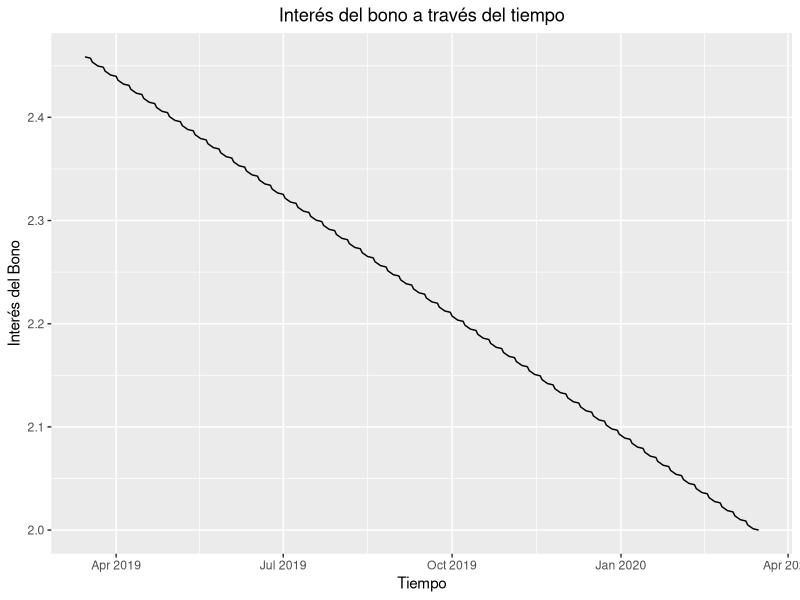
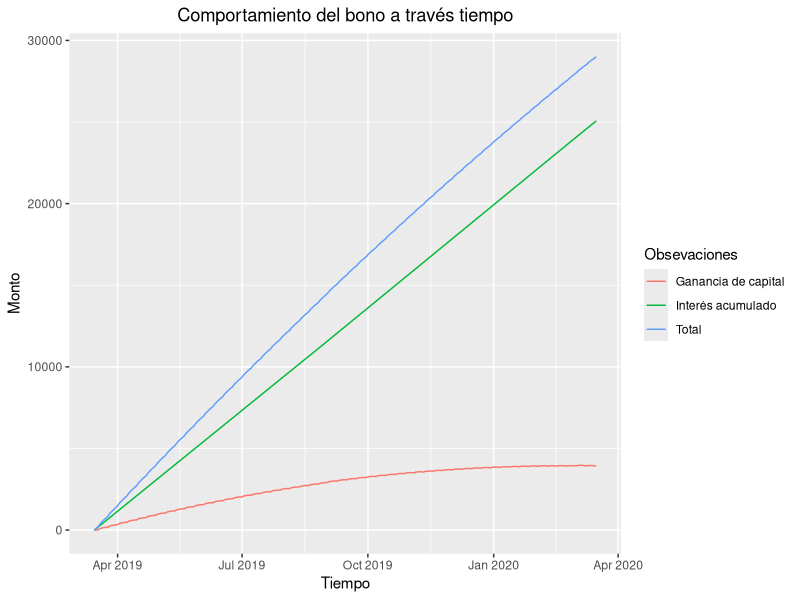
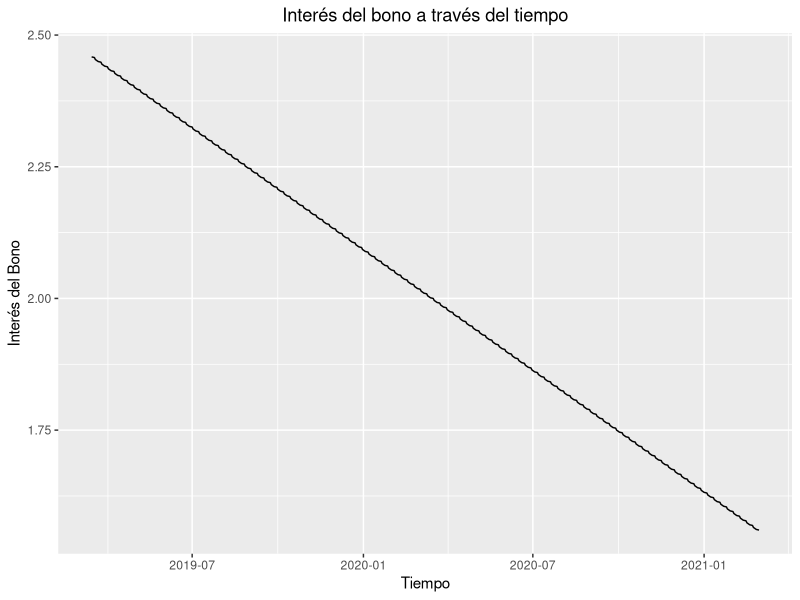
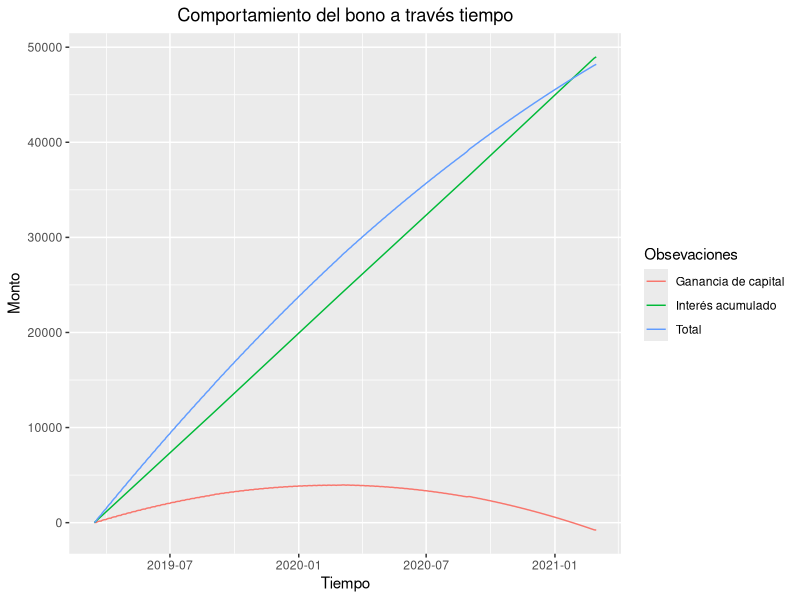
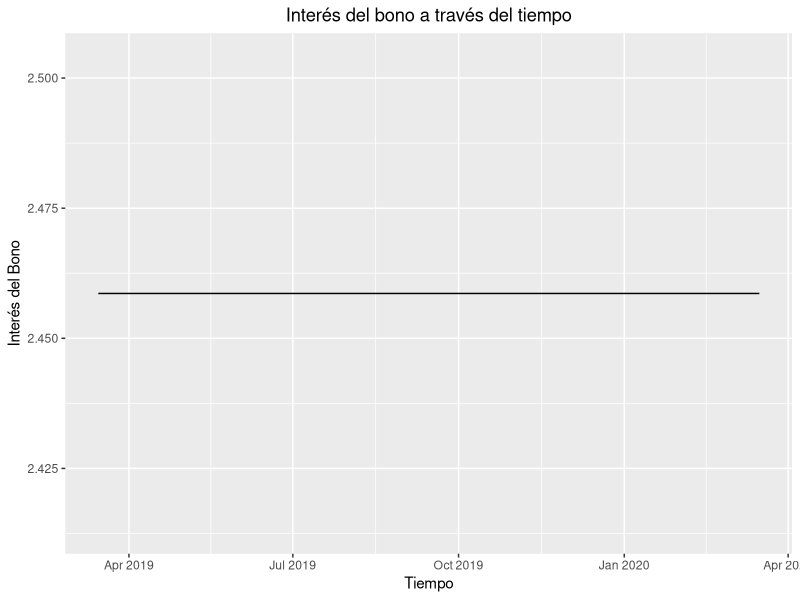
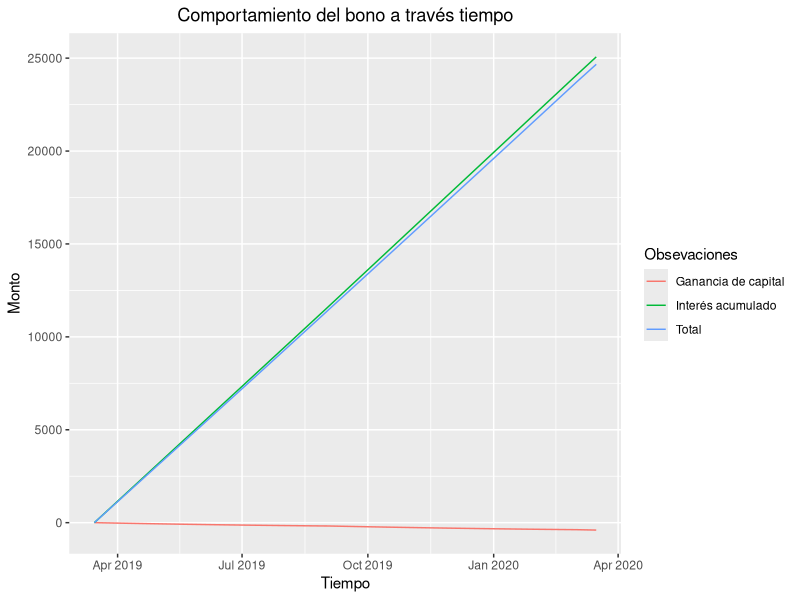
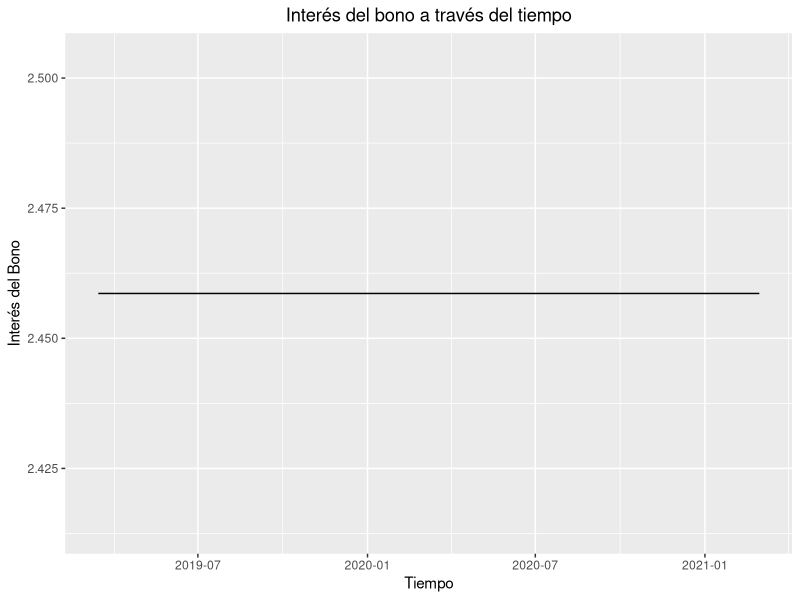
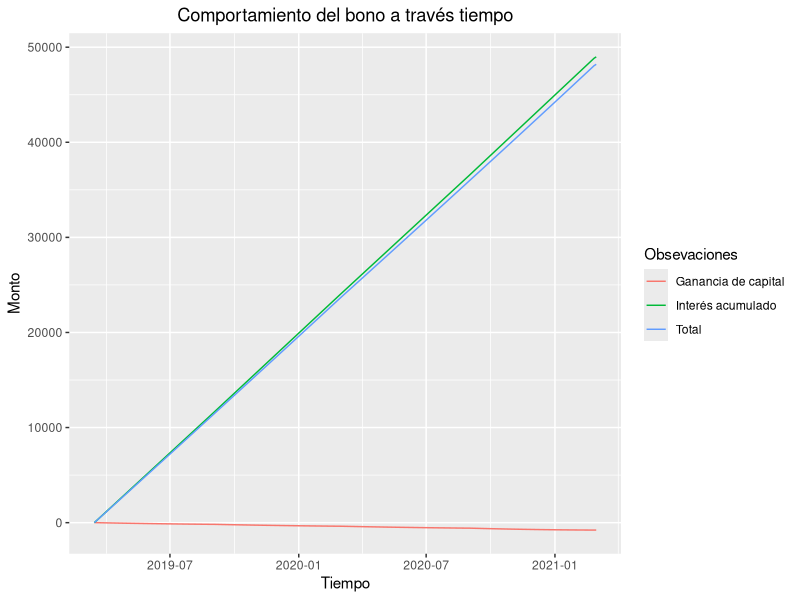

The R source for these figures, in order:
## ---- chunk 1
knitr::opts_chunk$set(echo = TRUE)

library(ggplot2)
library(readxl)
library(tidyverse)
library(lubridate)
library(kableExtra)

Bono1 <- read_excel("Ex1.BonoPL.xlsx",
                    col_names = FALSE)
Bono2 <- read_excel("Ex1.BonoPL.xlsx", sheet = "Bond (2)",
                    col_names = FALSE)
Bono3 <- read_excel("Ex1.BonoPL.xlsx", sheet = "Bond (3)",
                    col_names = FALSE)
Bono4 <- read_excel("Ex1.BonoPL.xlsx", sheet = "Bond (4)",
                    col_names = FALSE)


Datos <- Bono1[c(2)]
Datos <- Datos[c(1:10), ]
Datos <- as.data.frame(t(Datos))
colnames(Datos)[1:length(Datos)] <-
  c(
    "ISIN",
    "TICKER",
    "Vencimiento",
    "Cupón(%)",
    "Frequencia cupón",
    "Monto",
    "Subcupon",
    "Liquid (SETT)",
    "Yield de entrada",
    "Precio Compra"
  )

## ---- chunk 2
vectorr <- c()
calculo_precio <-
  function(facial, cupon, tasa, periodos, dias, final) {
    for (i in 1:length(fecha)) {
      if (fecha[i] - fecha_pago[1] >= fecha_pago[2] - fecha_pago[1]) {
        fecha_pago <- fecha_pago[-1]
      }
      if (0 < as.numeric(final - fecha[i])) {
        A <- as.numeric(fecha[i] - fecha_pago[1])
        E <- dias / periodos
        Dsc <- E - A
        tasa_efectiva <- tasa[i] / (periodos * 100)
        N <- length(fecha_pago) - 2
        c <- length(fecha_pago) - c(2:length(fecha_pago))
        cupon_p <- cupon / periodos
        if(N==0){
         t_1<-facial*cupon_p+facial 
         t_2<-tasa_efectiva*Dsc/E+1
         t_3<-facial*A/E*cupon_p
         vectorr[i]<-t_1/t_2-t_3
        }else{
        vectorr[i] <- (
          facial * (1 + tasa_efectiva) ^ (-N - Dsc / E) + facial * cupon_p * sum((1 +
                                                                                    tasa_efectiva) ^ (-c - Dsc / E)) - facial * cupon_p * A / E
        )}
      } else{
        vectorr[i] <- facial
      }
    }
    
    return(vectorr)
  }
creacion_de_columnas <-
  function(interes,
           interes2,
           yas_bond_yld,
           G_capital,
           shock,
           TOTAL,
           Retorno_total,
           YAS_BOND_PX) {
    for (i in 1:(length(fecha) - 1)) {
      if (interes[i] < interes[i + 1]) {
        interes2[i + 1] <- interes2[i] + interes[i + 1] - interes[i]
      } else {
        interes2[i + 1] <-
          interes2[i] + interes[i + 1] - interes[i] + as.numeric(as.character(Datos$Subcupon))
      }#se calcula la columna de INT_ACC
      
      yas_bond_yld[i + 1] <- yas_bond_yld[i] + shock[i]
      G_capital <-
        c(G_capital,
          (YAS_BOND_PX[i + 1] - as.numeric(as.character(
            Datos$`Precio Compra`
          ))) *
            as.numeric(as.character(Datos$Monto)) / 100)
      TOTAL <- c(TOTAL, interes2[i] + G_capital[i])
      Retorno_total <-
        c(Retorno_total, TOTAL[i] / as.numeric(as.character(Datos$Monto)) * 100)
      if (i == (length(fecha) - 1)) {
        TOTAL <- c(TOTAL, interes2[i + 1] + G_capital[i + 1])
        Retorno_total <- c(Retorno_total
                           ,
                           TOTAL[i + 1] / as.numeric(as.character(Datos$Monto)) * 100)
      }
    }
    return(list(
      interes,
      interes2,
      yas_bond_yld,
      G_capital,
      shock,
      TOTAL,
      Retorno_total
    ))
  }
## ---- chunk 3

grafico1 <- function(fechas, tasabono) {
  
  ggplot( data = data.frame(fechas, tasabono), mapping = aes(x = fechas,  y = tasabono) ) +
    geom_line() +
    labs(
      y = "Interés del Bono",
      x = "Tiempo",
      title = "Interés del bono a través del tiempo"
    ) + 
    theme(plot.title = element_text(hjust = .5))# colocamos el titulo en el centro
  
}

grafico2 <- function(fechas,`Interes acumulado 2` , total, gcapital) {
  
  Datosgra<-data.frame(fechas, `Interes acumulado 2`, total, gcapital)
  Datosgra<-gather(Datosgra, Obsevaciones, obtenido , names(Datosgra[2]):names(Datosgra[length(Datosgra)]))
  
  ggplot( data =Datosgra, mapping = aes(x = fechas, y = obtenido, group=Obsevaciones, color=Obsevaciones)) + 
    geom_line()+
    scale_color_discrete(labels=c("Ganancia de capital", "Interés acumulado", "Total"))+
      labs(
      y = "Monto",
      x = "Tiempo",
      title = "Comportamiento del bono a través tiempo" ) +
    
    theme(plot.title = element_text(hjust = .5))# colocamos el titulo en el centro
  
}
## ---- chunk 4
fecha <- seq(as.Date("2019-03-15"), as.Date("2021-03-01"), "day")
fecha <- fecha[1 < wday(fecha) & wday(fecha) < 7]

interes1_1 <- as.numeric(Bono1$...2[-c(1:15)])
interes1_2 <- (0:(length(interes1_1) - 1))

factor_lineal<--(as.numeric(as.character(Datos$`Yield de entrada`))-as.numeric(as.character(Bono1[3,5])))/as.numeric(as.Date("2020-03-14")-as.Date("2019-03-15"))
ShockF_1<-c(factor_lineal)
ShockF_1<-c(ShockF_1,ShockF_1*as.numeric(fecha[-1]-fecha[-length(fecha)]))
YAS_BOND_YLD_1 <- c(2.458612, rep(0, length(interes1_1) - 1))
for (i in 2:length(YAS_BOND_YLD_1)) {
  YAS_BOND_YLD_1[i] <- YAS_BOND_YLD_1[i - 1] + ShockF_1[i - 1]
}

Gcapital_1 <- c(0)
TOTAL_1 <- c()
Retorno_total_1 <- c()


fecha_pago <- as.Date("2019-02-28")
j <- as.Date("2019-02-28")
while (j + 180 <= as.Date("2021-02-28")) {
  fecha_pago <-
    c(fecha_pago, ceiling_date(j + 180, unit = "month") - 1)
  j = j + 180
}

YAS_BOND_PX_1 <-
  calculo_precio(100, 0.025, YAS_BOND_YLD_1, 2, 360, as.Date("2021-02-28"))

bono_1 <-
  creacion_de_columnas(
    interes1_1,
    interes1_2,
    YAS_BOND_YLD_1,
    Gcapital_1 ,
    ShockF_1,
    TOTAL_1,
    Retorno_total_1,
    YAS_BOND_PX_1
  )
names(bono_1) <-
  c(
    "interes1_1",
    "interes1_2",
    "YAS_BOND_YLD_1",
    "Gcapital_1",
    "ShockF_1",
    "TOTAL_1",
    "Retorno_total_1"
  )
bono1 <-
  data.frame(
    "Fecha de evaluación" = fecha,
    "INT_ACC 1" = bono_1$interes1_1,
    "INT_ACC 2" = bono_1$interes1_2,
    "YAS_BOND_YLD" = bono_1$YAS_BOND_YLD_1,
    "ShockF." = bono_1$ShockF_1,
    "YAS BOND PX" = YAS_BOND_PX_1,
    "Gcapital" = bono_1$Gcapital_1,
    "TOTAL" = bono_1$TOTAL_1,
    "Retorno total (%)" = bono_1$Retorno_total_1
  )
rm(bono_1)

## ---- chunk 5

grafico1(bono1$Fecha.de.evaluación[bono1$Fecha.de.evaluación<=as.Date('2020-03-16')],bono1$YAS_BOND_YLD[bono1$Fecha.de.evaluación<=as.Date('2020-03-16')])

grafico2(bono1$Fecha.de.evaluación[bono1$Fecha.de.evaluación<=as.Date('2020-03-16')],bono1$INT_ACC.2[bono1$Fecha.de.evaluación<=as.Date('2020-03-16')],bono1$TOTAL[bono1$Fecha.de.evaluación<=as.Date('2020-03-16')], bono1$Gcapital[bono1$Fecha.de.evaluación<=as.Date('2020-03-16')] )

## ---- chunk 6

grafico1(bono1$Fecha.de.evaluación,bono1$YAS_BOND_YLD)
grafico2(bono1$Fecha.de.evaluación,bono1$INT_ACC.2,bono1$TOTAL,bono1$Gcapital)

## ---- chunk 7
fecha <- seq(as.Date("2019-03-15"), as.Date("2021-03-01"), "day")
fecha <- fecha[1 < wday(fecha) & wday(fecha) < 7]

interes2_1 <- as.numeric(Bono3$...2[-c(1:15)])
interes2_2 <- (0:(length(interes2_1) - 1))
ShockF_2 <- rep(0, length(interes2_1))
YAS_BOND_YLD_2 <- c(2.458612, rep(0, length(interes2_1) - 1))
for (i in 2:length(YAS_BOND_YLD_2)) {
  YAS_BOND_YLD_2[i] <- YAS_BOND_YLD_2[i - 1] + ShockF_2[i - 1]
}

Gcapital_2 <- c(0)
TOTAL_2 <- c()
Retorno_total_2 <- c()


fecha_pago <- as.Date("2019-02-28")
j <- as.Date("2019-02-28")
while (j + 180 <= as.Date("2021-02-28")) {
  fecha_pago <-
    c(fecha_pago, ceiling_date(j + 180, unit = "month") - 1)
  j = j + 180
}

YAS_BOND_PX_2 <-
  calculo_precio(100, 0.025, YAS_BOND_YLD_2, 2, 360, as.Date("2021-02-28"))

bono_2 <-
  creacion_de_columnas(
    interes2_1,
    interes2_2,
    YAS_BOND_YLD_2,
    Gcapital_2 ,
    ShockF_2,
    TOTAL_2,
    Retorno_total_2,
    YAS_BOND_PX_2
  )
names(bono_2) <-
  c(
    "interes2_1",
    "interes2_2",
    "YAS_BOND_YLD_2",
    "Gcapital_2",
    "ShockF_2",
    "TOTAL_2",
    "Retorno_total_2"
  )
bono2 <-
  data.frame(
    "Fecha de evaluación" = fecha,
    "INT_ACC 1" = bono_2$interes2_1,
    "INT_ACC 2" = bono_2$interes2_2,
    "YAS_BOND_YLD" = bono_2$YAS_BOND_YLD_2,
    "ShockF." = bono_2$ShockF_2,
    "YAS BOND PX" = YAS_BOND_PX_2,
    "Gcapital" = bono_2$Gcapital_2,
    "TOTAL" = bono_2$TOTAL_2,
    "Retorno total (%)" = bono_2$Retorno_total_2
  )

rm(bono_2)
## ---- chunk 8

grafico1(bono2$Fecha.de.evaluación[bono2$Fecha.de.evaluación<=as.Date('2020-03-16')],bono2$YAS_BOND_YLD[bono2$Fecha.de.evaluación<=as.Date('2020-03-16')])

grafico2(bono2$Fecha.de.evaluación[bono2$Fecha.de.evaluación<=as.Date('2020-03-16')],bono2$INT_ACC.2[bono2$Fecha.de.evaluación<=as.Date('2020-03-16')],bono2$TOTAL[bono2$Fecha.de.evaluación<=as.Date('2020-03-16')], bono2$Gcapital[bono2$Fecha.de.evaluación<=as.Date('2020-03-16')] )

## ---- chunk 9

grafico1(bono2$Fecha.de.evaluación,bono2$YAS_BOND_YLD)
grafico2(bono2$Fecha.de.evaluación,bono2$INT_ACC.2,bono2$TOTAL,bono2$Gcapital)

## ---- chunk 10

fecha <- seq(as.Date("2019-03-15"), as.Date("2021-03-01"), "day")
fecha <- fecha[1 < wday(fecha) & wday(fecha) < 7]

interes3_1 <- as.numeric(Bono3$...2[-c(1:15)])
interes3_2 <- (0:(length(interes3_1) - 1))

ShockF_3 <- as.numeric(Bono3$...6[-c(1:15)])
YAS_BOND_YLD_3 <- c(2.458612, rep(0, length(interes2_1) - 1))
for (i in 2:length(YAS_BOND_YLD_3)) {
  YAS_BOND_YLD_3[i] <- YAS_BOND_YLD_3[i - 1] + ShockF_3[i - 1]
}

Gcapital_3 <- c(0)
TOTAL_3 <- c()
Retorno_total_3 <- c()


fecha_pago <- as.Date("2019-02-28")
j <- as.Date("2019-02-28")
while (j + 180 <= as.Date("2021-02-28")) {
  fecha_pago <-
    c(fecha_pago, ceiling_date(j + 180, unit = "month") - 1)
  j = j + 180
}
vectorr <- c()
YAS_BOND_PX_3 <-
  calculo_precio(100, 0.025, YAS_BOND_YLD_3, 2, 360, as.Date("2021-02-28"))

bono_3 <-
  creacion_de_columnas(
    interes3_1,
    interes3_2,
    YAS_BOND_YLD_3,
    Gcapital_3 ,
    ShockF_3,
    TOTAL_3,
    Retorno_total_3,
    YAS_BOND_PX_3
  )
names(bono_3) <-
  c(
    "interes3_1",
    "interes3_2",
    "YAS_BOND_YLD_3",
    "Gcapital_3",
    "ShockF_3",
    "TOTAL_3",
    "Retorno_total_3"
  )
bono3 <-
  data.frame(
    "Fecha de evaluación" = fecha,
    "INT_ACC 1" = bono_3$interes3_1,
    "INT_ACC 2" = bono_3$interes3_2,
    "YAS_BOND_YLD" = bono_3$YAS_BOND_YLD_3,
    "ShockF." = bono_3$ShockF_3,
    "YAS BOND PX" = YAS_BOND_PX_3,
    "Gcapital" = bono_3$Gcapital_3,
    "TOTAL" = bono_3$TOTAL_3,
    "Retorno total (%)" = bono_3$Retorno_total_3
  )
rm(bono_3)

## ---- chunk 11

grafico1(bono3$Fecha.de.evaluación[bono3$Fecha.de.evaluación<=as.Date('2020-03-16')],bono3$YAS_BOND_YLD[bono3$Fecha.de.evaluación<=as.Date('2020-03-16')])

grafico2(bono3$Fecha.de.evaluación[bono3$Fecha.de.evaluación<=as.Date('2020-03-16')],bono3$INT_ACC.2[bono3$Fecha.de.evaluación<=as.Date('2020-03-16')],bono3$TOTAL[bono3$Fecha.de.evaluación<=as.Date('2020-03-16')], bono3$Gcapital[bono3$Fecha.de.evaluación<=as.Date('2020-03-16')] )

## ---- chunk 12

grafico1(bono3$Fecha.de.evaluación,bono3$YAS_BOND_YLD)
grafico2(bono3$Fecha.de.evaluación,bono3$INT_ACC.2,bono3$TOTAL,bono3$Gcapital)

## ---- chunk 13
fecha <- seq(as.Date("2019-03-15"), as.Date("2021-03-01"), "day")
fecha <- fecha[1 < wday(fecha) & wday(fecha) < 7]

interes4_1 <- as.numeric(Bono4$...2[-c(1:15)])
interes4_2 <- (0:(length(interes4_1) - 1))

ShockF_4 <- as.numeric(Bono4$...6[-c(1:15)])
YAS_BOND_YLD_4 <- c(2.458612, rep(0, length(interes2_1) - 1))
for (i in 2:length(YAS_BOND_YLD_4)) {
  YAS_BOND_YLD_4[i] <- YAS_BOND_YLD_4[i - 1] + ShockF_4[i - 1]
}

Gcapital_4 <- c(0)
TOTAL_4 <- c()
Retorno_total_4 <- c()
fecha_pago <- as.Date("2019-02-28")
j <- as.Date("2019-02-28")
while (j + 180 <= as.Date("2021-02-28")) {
  fecha_pago <-
    c(fecha_pago, ceiling_date(j + 180, unit = "month") - 1)
  j = j + 180
}
vectorr <- c()
YAS_BOND_PX_4 <-
  calculo_precio(100, 0.025, YAS_BOND_YLD_4, 2, 360, as.Date("2021-02-28"))
bono_4 <-
  creacion_de_columnas(
    interes4_1,
    interes4_2,
    YAS_BOND_YLD_4,
    Gcapital_4 ,
    ShockF_4,
    TOTAL_4,
    Retorno_total_4,
    YAS_BOND_PX_4
  )
names(bono_4) <-
  c(
    "interes4_1",
    "interes4_2",
    "YAS_BOND_YLD_4",
    "Gcapital_4",
    "ShockF_4",
    "TOTAL_4",
    "Retorno_total_4"
  )
bono4 <-
  data.frame(
    "Fecha de evaluación" = fecha,
    "INT_ACC 1" = bono_4$interes4_1,
    "INT_ACC 2" = bono_4$interes4_2,
    "YAS_BOND_YLD" = bono_4$YAS_BOND_YLD_4,
    "ShockF." = bono_4$ShockF_4,
    "YAS BOND PX" = YAS_BOND_PX_4,
    "Gcapital" = bono_4$Gcapital_4,
    "TOTAL" = bono_4$TOTAL_4,
    "Retorno total (%)" = bono_4$Retorno_total_4
  )

rm(bono_4)

## ---- chunk 14

grafico1(bono4$Fecha.de.evaluación[bono4$Fecha.de.evaluación<=as.Date('2020-03-16')],bono4$YAS_BOND_YLD[bono4$Fecha.de.evaluación<=as.Date('2020-03-16')])

grafico2(bono4$Fecha.de.evaluación[bono4$Fecha.de.evaluación<=as.Date('2020-03-16')],bono4$INT_ACC.2[bono4$Fecha.de.evaluación<=as.Date('2020-03-16')],bono4$TOTAL[bono4$Fecha.de.evaluación<=as.Date('2020-03-16')], bono4$Gcapital[bono4$Fecha.de.evaluación<=as.Date('2020-03-16')] )

## ---- chunk 15

grafico1(bono4$Fecha.de.evaluación,bono4$YAS_BOND_YLD)
grafico2(bono4$Fecha.de.evaluación,bono4$INT_ACC.2,bono4$TOTAL,bono4$Gcapital)
